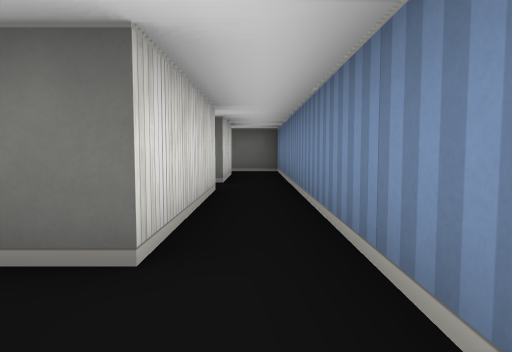
view 1 (above)

16 first-person views from a walk through a cub3D ray-caster map. The camera is about half as high as the walls, tilts 4° down and sees 70° across. The floor is counted in squares. Each view is taken from the middle of a square. On the plan, view 1 faces up. The plan holds only what a view shows up to about 9 squares ahead; the rest is blank.

view 2
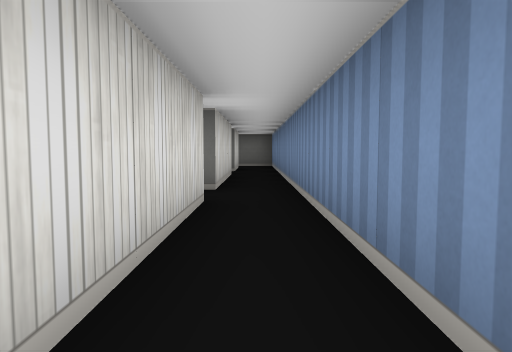

view 3
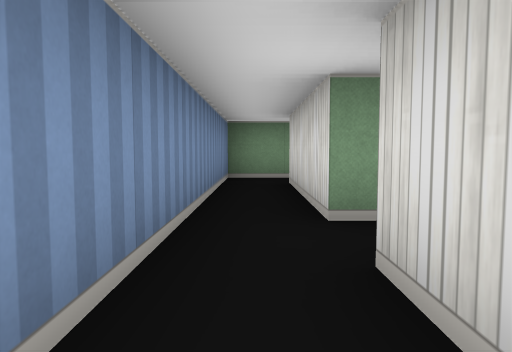

view 4
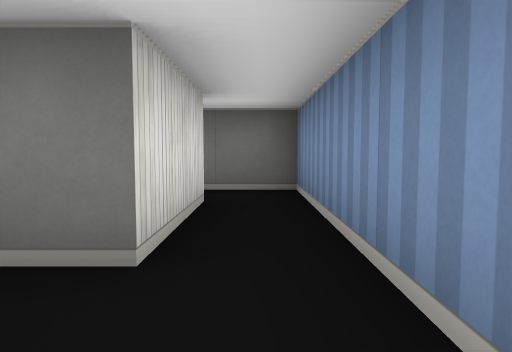

view 5
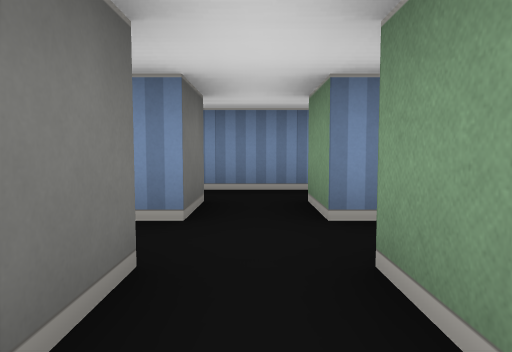

view 6
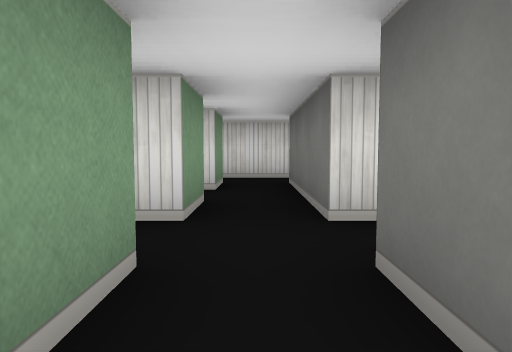

view 7
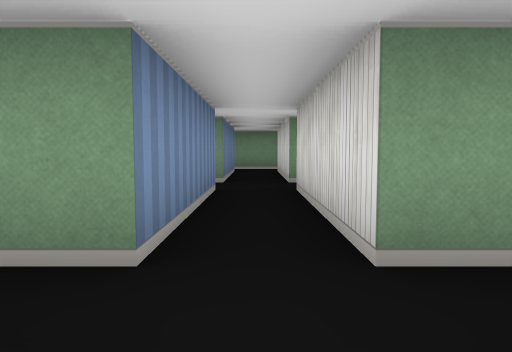

view 8
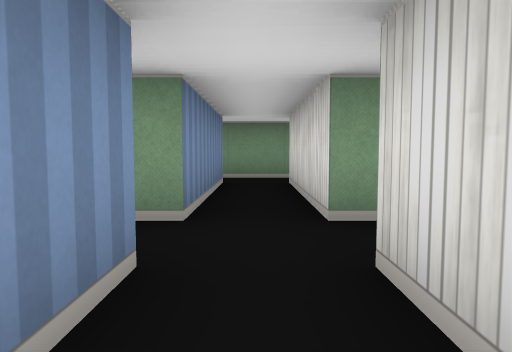

view 9
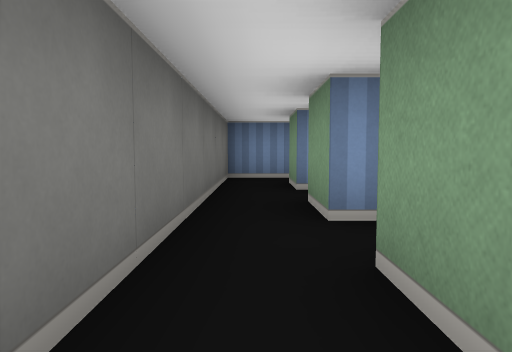

view 10
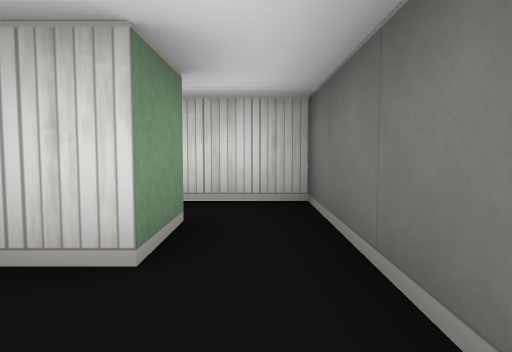

view 11
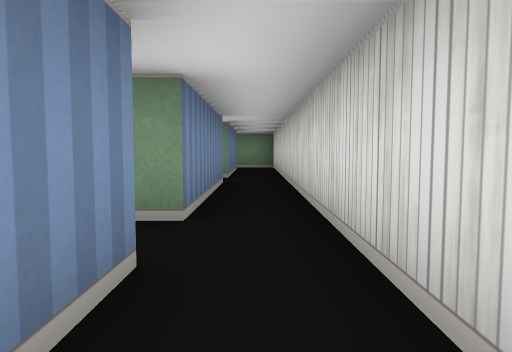

view 12
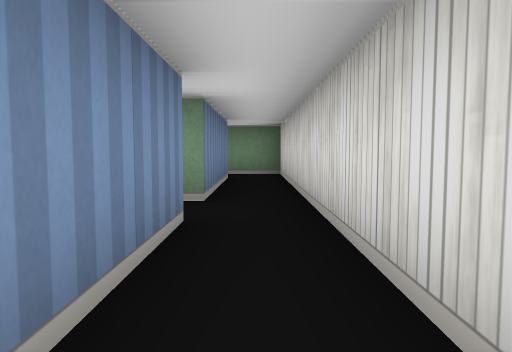

view 13
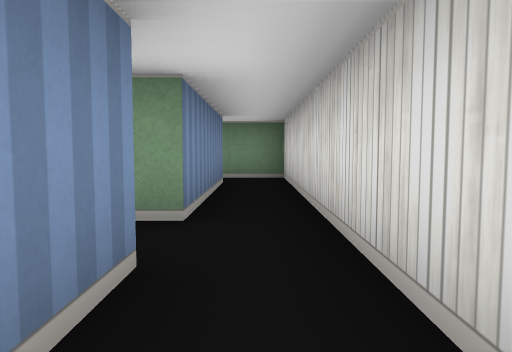

view 14
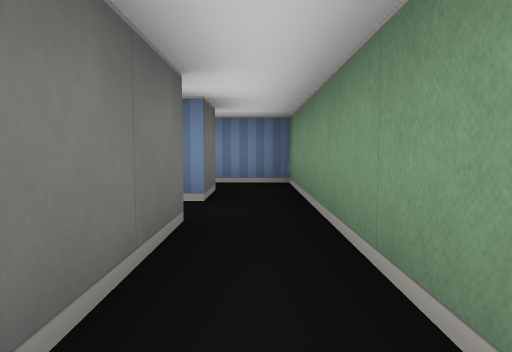

view 15
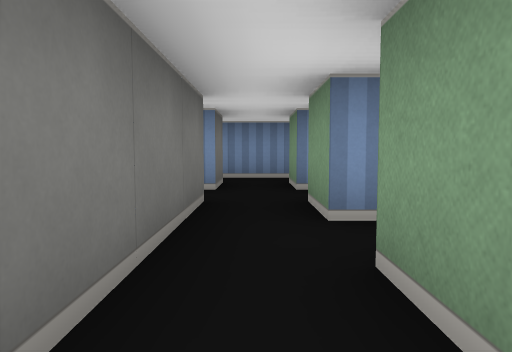

view 16
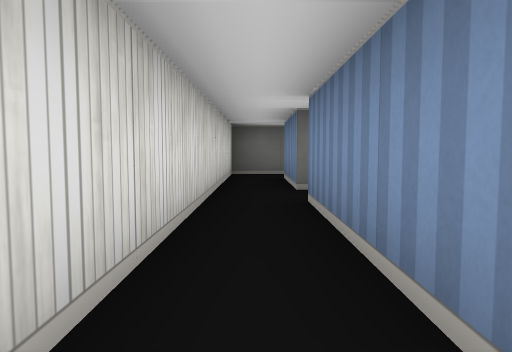

### Floor plan
Points are (right, up) in squares from view 1. A wall is a line through its corners. A room is listed if a view was taken in it or the views show most of it. See-through windows are left out.
Room 1 (views 1, 2, 3, 4, 6)
walls: (-0.5, 0.5) (-0.5, -2.5); (-0.5, 4.5) (-0.5, 1.5); (-0.5, -3.5) (0.5, -3.5) (0.5, 7.5); (-0.5, 7.5) (-0.5, 5.5)
ways out: opening at (-1, -3) to room 4; opening at (-1, 1) to room 4; opening at (-1, 5) to room 4; opening at (0, 6.5) to room 7
Room 2 (view 5)
walls: (-3.5, 4.5) (-2.5, 4.5); (-2.5, 5.5) (-4.5, 5.5)
ways out: opening at (-3, 5) to room 4; opening at (-5, 5) to room 5
Room 3 (views 7, 9, 10)
walls: (-3.5, 7.5) (-2.5, 7.5); (-5.5, 7.5) (-4.5, 7.5) (-4.5, 6.9); (-0.5, 8.5) (-6.5, 8.5) (-6.5, 7.5); (-1.5, 5.5) (-1.5, 7.5) (-0.5, 7.5)
ways out: opening at (-2, 6.5) to room 4; opening at (-6, 6.5) to room 5; opening at (-1, 8) to room 7
Room 4 (view 8)
walls: (-2.5, 0.5) (-2.5, -2.5); (-0.5, 1.5) (-1.5, 1.5) (-1.5, 4.5) (-0.5, 4.5); (-2.5, 4.5) (-2.5, 1.5); (-0.5, -2.5) (-1.5, -2.5) (-1.5, 0.5) (-0.5, 0.5); (-2.5, -3.5) (-0.5, -3.5); (-0.5, 5.5) (-1.5, 5.5)
ways out: opening at (-1, -3) to room 1; opening at (-1, 1) to room 1; opening at (-1, 5) to room 1; opening at (-3, 5) to room 2; opening at (-2, 6.5) to room 3; opening at (-3, -3) to room 5; opening at (-3, 1) to room 6
Room 5 (views 11, 12, 13, 14, 15, 16)
walls: (-4.5, 1.5) (-5.5, 1.5) (-5.5, 4.5) (-4.5, 4.5); (-5.5, -2.5) (-5.5, 0.5) (-4.5, 0.5); (-4.5, 5.5) (-5.5, 5.5) (-5.5, 7.5); (-2.5, -2.5) (-4.4, -2.5); (-6.5, 7.5) (-6.5, -3.5) (-2.5, -3.5)
ways out: opening at (-5, 5) to room 2; opening at (-6, 6.5) to room 3; opening at (-3, -3) to room 4; opening at (-5, 1) to room 6
Room 6 (no view inside)
walls: (-3.5, 0.5) (-2.5, 0.5); (-2.5, 1.5) (-4.5, 1.5)
ways out: opening at (-3, 1) to room 4; opening at (-5, 1) to room 5
Room 7 (no view inside)
walls: (0.5, 7.5) (0.5, 8.5) (-0.5, 8.5)
ways out: opening at (0, 6.5) to room 1; opening at (-1, 8) to room 3

Where each view was taken, in squares from view 1:
view 1: 0 up, 0 right, facing up
view 2: 3 down, 0 right, facing up
view 3: 3 up, 0 right, facing down
view 4: 4 up, 0 right, facing up
view 5: 5 up, 4 left, facing right
view 6: 5 up, 0 right, facing left
view 7: 6 up, 2 left, facing down
view 8: 3 up, 2 left, facing down
view 9: 8 up, 6 left, facing right
view 10: 8 up, 3 left, facing left
view 11: 7 up, 6 left, facing down
view 12: 4 up, 6 left, facing down
view 13: 3 up, 6 left, facing down
view 14: 3 down, 5 left, facing right
view 15: 1 up, 6 left, facing right
view 16: 1 up, 6 left, facing up
